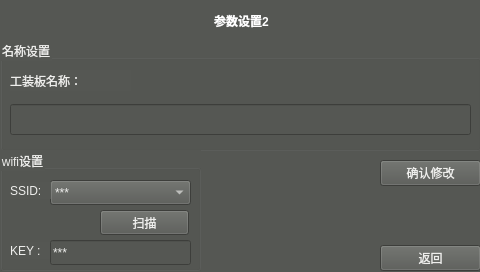
<?xml version="1.0" encoding="UTF-8"?>
<ui version="4.0">
 <class>parameter2</class>
 <widget class="QWidget" name="parameter2">
  <property name="enabled">
   <bool>true</bool>
  </property>
  <property name="geometry">
   <rect>
    <x>0</x>
    <y>0</y>
    <width>480</width>
    <height>272</height>
   </rect>
  </property>
  <property name="maximumSize">
   <size>
    <width>480</width>
    <height>16777215</height>
   </size>
  </property>
  <property name="windowTitle">
   <string>Form</string>
  </property>
  <property name="styleSheet">
   <string notr="true">background-color: rgb(85, 87, 83);
color: rgb(238, 238, 236);</string>
  </property>
  <widget class="QWidget" name="verticalLayoutWidget">
   <property name="geometry">
    <rect>
     <x>380</x>
     <y>160</y>
     <width>101</width>
     <height>111</height>
    </rect>
   </property>
   <layout class="QVBoxLayout" name="verticalLayout">
    <item>
     <widget class="QPushButton" name="comfirm_Button">
      <property name="text">
       <string>确认修改</string>
      </property>
     </widget>
    </item>
    <item>
     <spacer name="verticalSpacer">
      <property name="orientation">
       <enum>Qt::Vertical</enum>
      </property>
      <property name="sizeHint" stdset="0">
       <size>
        <width>20</width>
        <height>40</height>
       </size>
      </property>
     </spacer>
    </item>
    <item>
     <widget class="QPushButton" name="return_Button">
      <property name="text">
       <string>返回</string>
      </property>
     </widget>
    </item>
   </layout>
  </widget>
  <widget class="QWidget" name="horizontalLayoutWidget">
   <property name="geometry">
    <rect>
     <x>0</x>
     <y>40</y>
     <width>481</width>
     <height>111</height>
    </rect>
   </property>
   <layout class="QHBoxLayout" name="horizontalLayout">
    <item>
     <widget class="QGroupBox" name="board_name_groupBox">
      <property name="title">
       <string>名称设置</string>
      </property>
      <widget class="QLabel" name="board_name_label">
       <property name="geometry">
        <rect>
         <x>10</x>
         <y>30</y>
         <width>121</width>
         <height>21</height>
        </rect>
       </property>
       <property name="styleSheet">
        <string notr="true">font: 36pt &quot;Ubuntu&quot;;</string>
       </property>
       <property name="text">
        <string>工装板名称：</string>
       </property>
      </widget>
      <widget class="QLineEdit" name="boardname">
       <property name="geometry">
        <rect>
         <x>10</x>
         <y>64</y>
         <width>461</width>
         <height>31</height>
        </rect>
       </property>
      </widget>
     </widget>
    </item>
   </layout>
  </widget>
  <widget class="QLabel" name="par_tips">
   <property name="geometry">
    <rect>
     <x>220</x>
     <y>160</y>
     <width>151</width>
     <height>101</height>
    </rect>
   </property>
   <property name="styleSheet">
    <string notr="true">font: 30pt &quot;Ubuntu&quot;;
color: rgb(255, 0, 0);</string>
   </property>
   <property name="text">
    <string/>
   </property>
   <property name="alignment">
    <set>Qt::AlignLeading|Qt::AlignLeft|Qt::AlignTop</set>
   </property>
  </widget>
  <widget class="QGroupBox" name="wifigroupBox">
   <property name="geometry">
    <rect>
     <x>0</x>
     <y>150</y>
     <width>201</width>
     <height>121</height>
    </rect>
   </property>
   <property name="title">
    <string>wifi设置</string>
   </property>
   <widget class="QComboBox" name="wifissid">
    <property name="geometry">
     <rect>
      <x>50</x>
      <y>30</y>
      <width>141</width>
      <height>25</height>
     </rect>
    </property>
    <item>
     <property name="text">
      <string>***</string>
     </property>
    </item>
    <item>
     <property name="text">
      <string>***</string>
     </property>
    </item>
   </widget>
   <widget class="QLabel" name="wifissidlabel">
    <property name="geometry">
     <rect>
      <x>10</x>
      <y>32</y>
      <width>41</width>
      <height>17</height>
     </rect>
    </property>
    <property name="text">
     <string>SSID:</string>
    </property>
   </widget>
   <widget class="QLabel" name="wifikeylabel">
    <property name="geometry">
     <rect>
      <x>10</x>
      <y>92</y>
      <width>41</width>
      <height>17</height>
     </rect>
    </property>
    <property name="text">
     <string>KEY :</string>
    </property>
   </widget>
   <widget class="QLineEdit" name="wifikey">
    <property name="geometry">
     <rect>
      <x>50</x>
      <y>90</y>
      <width>141</width>
      <height>25</height>
     </rect>
    </property>
    <property name="text">
     <string>***</string>
    </property>
   </widget>
   <widget class="QPushButton" name="scanpushButton">
    <property name="geometry">
     <rect>
      <x>100</x>
      <y>60</y>
      <width>89</width>
      <height>25</height>
     </rect>
    </property>
    <property name="text">
     <string>扫描</string>
    </property>
   </widget>
  </widget>
  <widget class="QLabel" name="parameter2_title">
   <property name="geometry">
    <rect>
     <x>1</x>
     <y>1</y>
     <width>481</width>
     <height>41</height>
    </rect>
   </property>
   <property name="styleSheet">
    <string notr="true">font: 36pt &quot;Ubuntu&quot;;
color: rgb(255, 255, 255);</string>
   </property>
   <property name="text">
    <string>&lt;html&gt;&lt;head/&gt;&lt;body&gt;&lt;p align=&quot;center&quot;&gt;&lt;span style=&quot; font-weight:600;&quot;&gt;参数设置2&lt;/span&gt;&lt;/p&gt;&lt;/body&gt;&lt;/html&gt;</string>
   </property>
  </widget>
 </widget>
 <resources/>
 <connections/>
</ui>
